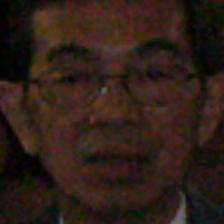
#> input picture misc/images_to_crop/1.jpg, 224 x 224 px; its folder holds only this picture in this run
$ python visualize_cropping.py
#> lines starting #> are read from the running program, lines starting #| are printed output that depends on the picture; after the words box and inside, x2 and y2 are one past the last pixel; in counts of white or black regions, pixels touching at a corner belong together
#> in main, na_img is the input picture: shape (224, 224, 3); mean B, G, R 22.9, 30.8, 46.5
### helper_functions.py


# Do imports
import cv2
import numpy as np


def show(na_img, s_window_title='Image Window'):

    # Show
    cv2.imshow(s_window_title, na_img)
    cv2.waitKey(0)
    cv2.destroyAllWindows()


def get_crop_metrics(na_img):

    # Get details
    i_num_rows = na_img.shape[0]
#> i_num_rows = 224
    i_num_cols = na_img.shape[1]
#> i_num_cols = 224

    # Get section
    i_p38_row = int(round(i_num_rows * 0.38))
#> i_p38_row = 85
    i_p62_row = int(round(i_num_rows * 0.62))
#> i_p62_row = 139
    i_p25_col = int(round(i_num_cols * 0.25))
#> i_p25_col = 56
    i_p75_col = int(round(i_num_cols * 0.75))
#> i_p75_col = 168

    # Return
    return i_p38_row, i_p62_row, i_p25_col, i_p75_col


def vis_cropping(na_img, b_show=True):

    # Get crop metrics
    i_top_row, i_bottom_row, i_left_col, i_right_col = get_crop_metrics(na_img)
#> i_top_row = 85; i_bottom_row = 139; i_left_col = 56; i_right_col = 168

    # Add crop visualization
    na_img_w_crop = np.copy(na_img)
    na_img_w_crop[i_top_row, i_left_col: i_right_col, :] = (0, 0, 255)
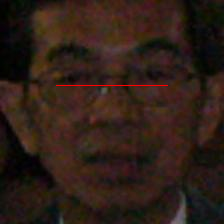
#> na_img_w_crop: shape (224, 224, 3); 0.22% of pixels changed, all inside (x1, y1, x2, y2) = (56, 85, 168, 86)
    na_img_w_crop[i_bottom_row, i_left_col: i_right_col, :] = (0, 0, 255)
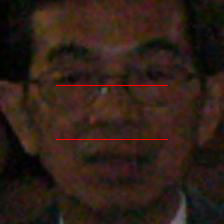
#> na_img_w_crop: shape (224, 224, 3); 0.22% of pixels changed, all inside (x1, y1, x2, y2) = (56, 139, 168, 140)
    na_img_w_crop[i_top_row: i_bottom_row, i_left_col, :] = (0, 0, 255)
#> na_img_w_crop: shape (224, 224, 3); 0.11% of pixels changed, all inside (x1, y1, x2, y2) = (56, 86, 57, 139)
    na_img_w_crop[i_top_row: i_bottom_row, i_right_col, :] = (0, 0, 255)
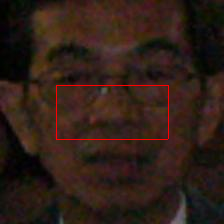
#> na_img_w_crop: shape (224, 224, 3); mean B, G, R 22.7, 30.6, 47.8

    # Show
    show(na_img_w_crop, 'Image w/ Crop')

    # Return
    return na_img_w_crop


# [21 lines left out: functions get_crop, get_pixel_samples, not called in this run]

### misc/visualize_cropping.py


# Do imports
import os
import cv2
import sys
import numpy as np


# Do local imports
sys.path.append(os.path.abspath(os.path.join(os.path.dirname(__file__), '..')))
import helper_functions as hf


def main():

    # Define key variables
    s_img_dir = 'images_to_crop'

    # Get image files
    ls_img_files = [os.path.join(s_img_dir, f) for f in os.listdir(s_img_dir)]

    # Test
    for s_img_file in ls_img_files:

        # Read in image
        na_img = cv2.imread(s_img_file)

        # Visualize
        na_img_w_crop = hf.vis_cropping(na_img, b_show=True)

        # Save
        cv2.imwrite(s_img_file.replace('.jpg', '_cropped.jpg'), na_img_w_crop)


if __name__ == '__main__':
    main()

$ run again, on misc/images_to_crop/13.jpg
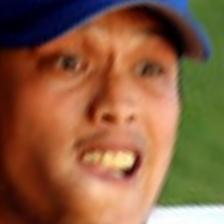
#> input picture misc/images_to_crop/13.jpg, 224 x 224 px
#> in main, na_img is the input picture: shape (224, 224, 3); mean B, G, R 64.3, 94.5, 136.9
#> i_top_row = 85; i_bottom_row = 139; i_left_col = 56; i_right_col = 168
#> in vis_cropping, `na_img_w_crop[i_bottom_row, i_left_col: i_right_col, :] = (0, 0, 255)`:
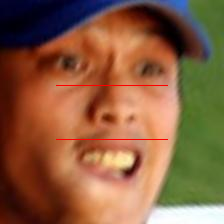
#> na_img_w_crop: shape (224, 224, 3); mean B, G, R 63.9, 94, 137.2
#> in vis_cropping, `na_img_w_crop[i_top_row: i_bottom_row, i_right_col, :] = (0, 0, 255)`:
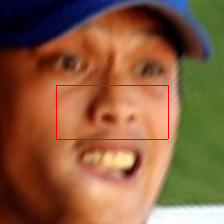
#> na_img_w_crop: shape (224, 224, 3); mean B, G, R 63.7, 93.7, 137.2

$ run again, on misc/images_to_crop/14.jpg
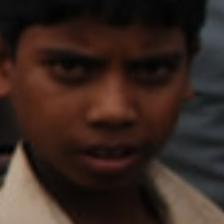
#> input picture misc/images_to_crop/14.jpg, 224 x 224 px
#> in main, na_img is the input picture: shape (224, 224, 3); mean B, G, R 32, 38.5, 54.6
#> i_top_row = 85; i_bottom_row = 139; i_left_col = 56; i_right_col = 168
#> in vis_cropping, `na_img_w_crop[i_bottom_row, i_left_col: i_right_col, :] = (0, 0, 255)`:
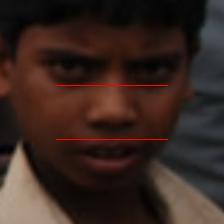
#> na_img_w_crop: shape (224, 224, 3); mean B, G, R 31.9, 38.3, 55.4
#> in vis_cropping, `na_img_w_crop[i_top_row: i_bottom_row, i_right_col, :] = (0, 0, 255)`:
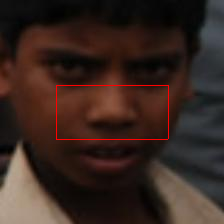
#> na_img_w_crop: shape (224, 224, 3); mean B, G, R 31.9, 38.3, 55.8

$ run again, on misc/images_to_crop/15.jpg
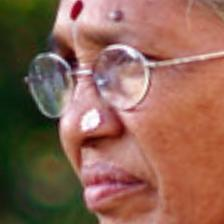
#> input picture misc/images_to_crop/15.jpg, 224 x 224 px
#> in main, na_img is the input picture: shape (224, 224, 3); mean B, G, R 83.5, 100.4, 141
#> i_top_row = 85; i_bottom_row = 139; i_left_col = 56; i_right_col = 168
#> in vis_cropping, `na_img_w_crop[i_bottom_row, i_left_col: i_right_col, :] = (0, 0, 255)`:
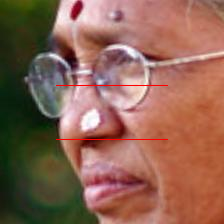
#> na_img_w_crop: shape (224, 224, 3); mean B, G, R 83, 99.9, 141.5
#> in vis_cropping, `na_img_w_crop[i_top_row: i_bottom_row, i_right_col, :] = (0, 0, 255)`:
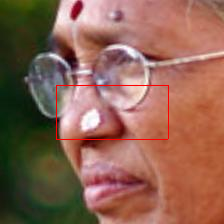
#> na_img_w_crop: shape (224, 224, 3); mean B, G, R 82.9, 99.7, 141.7

$ run again, on misc/images_to_crop/10.jpg
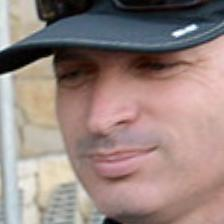
#> input picture misc/images_to_crop/10.jpg, 224 x 224 px
#> in main, na_img is the input picture: shape (224, 224, 3); mean B, G, R 127.3, 131.9, 150.6
#> i_top_row = 85; i_bottom_row = 139; i_left_col = 56; i_right_col = 168
#> in vis_cropping, `na_img_w_crop[i_bottom_row, i_left_col: i_right_col, :] = (0, 0, 255)`:
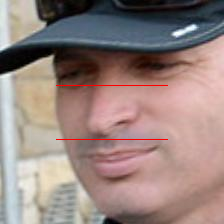
#> na_img_w_crop: shape (224, 224, 3); mean B, G, R 126.8, 131.3, 151.1
#> in vis_cropping, `na_img_w_crop[i_top_row: i_bottom_row, i_right_col, :] = (0, 0, 255)`:
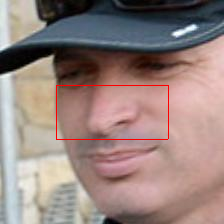
#> na_img_w_crop: shape (224, 224, 3); mean B, G, R 126.5, 131, 151.2
